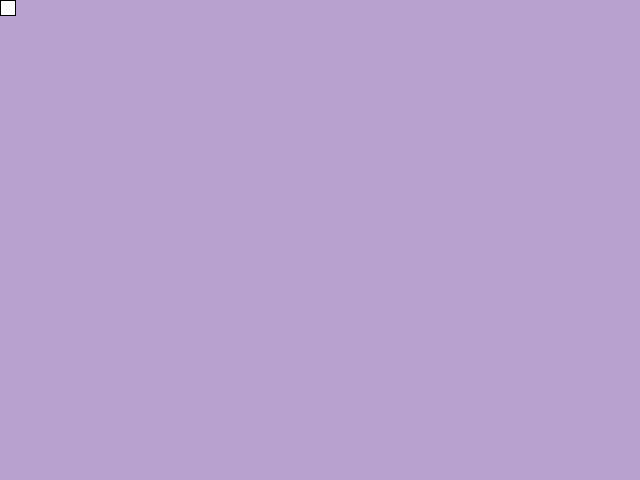
Frame 1 (no input)
Frame 60 (the mouse pressed at the canvas centre just before this capture): identical to frame 1, image omitted
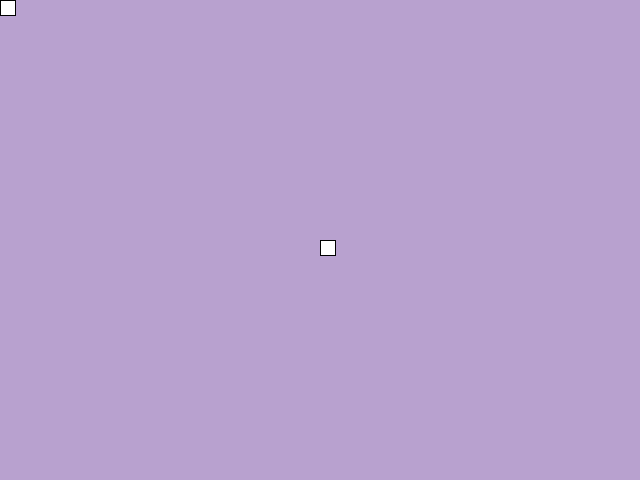
Frame 120 (the mouse held since frame 60 and released just before this capture)

The Processing sketch that drew these frames (run headless with seeded random() and noise(); from frame 60 on, the mouse is pressed at the canvas centre):

// Processing sketch: week17_setup_draw
// ── week17_setup_draw.pde
void setup(){
  size(640,480);
  background(184,161,207);
}
void draw(){
  rect(mouseX,mouseY,15,15);
}
